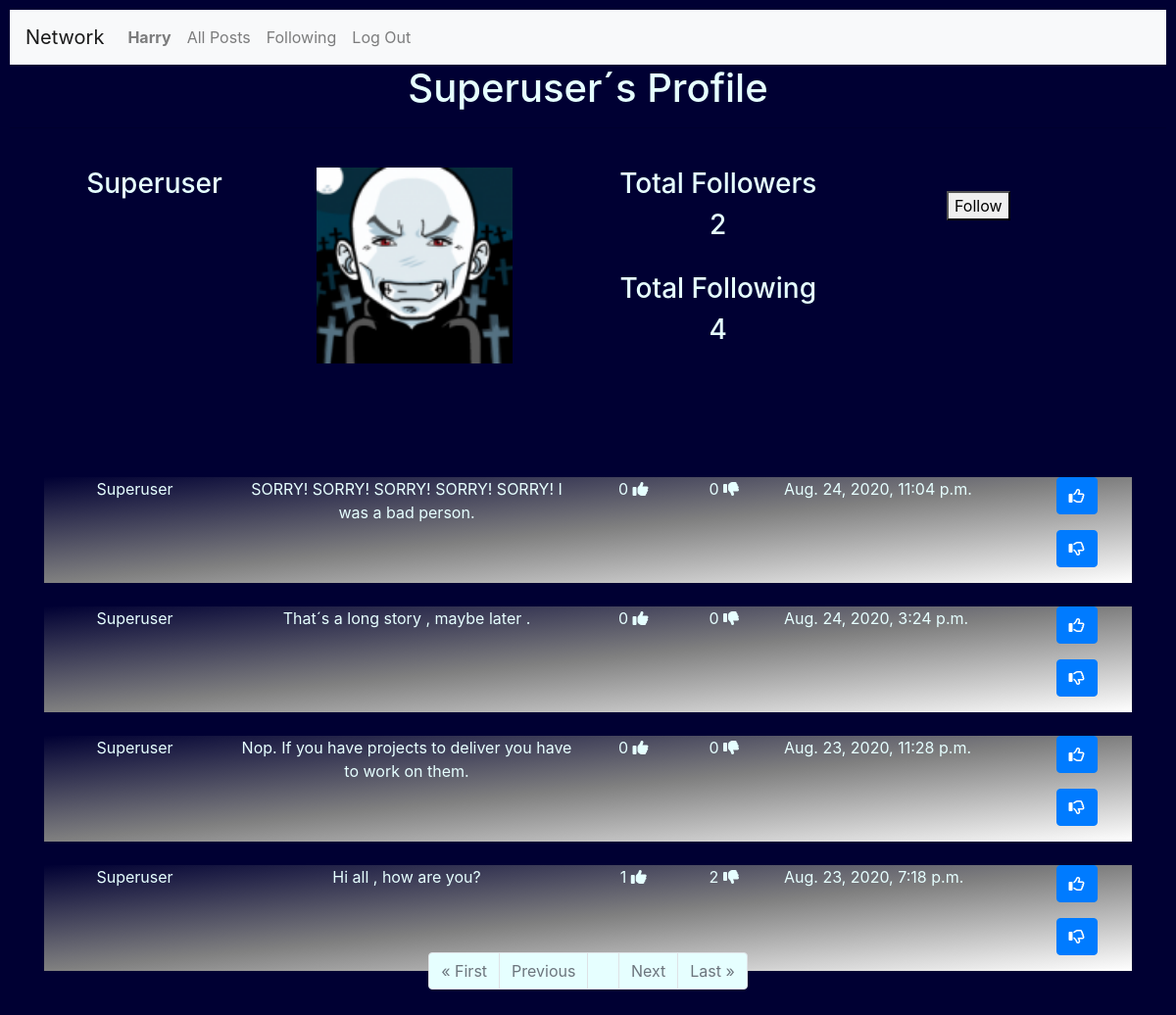
The app's page /profile/superuser (signed in), older data.
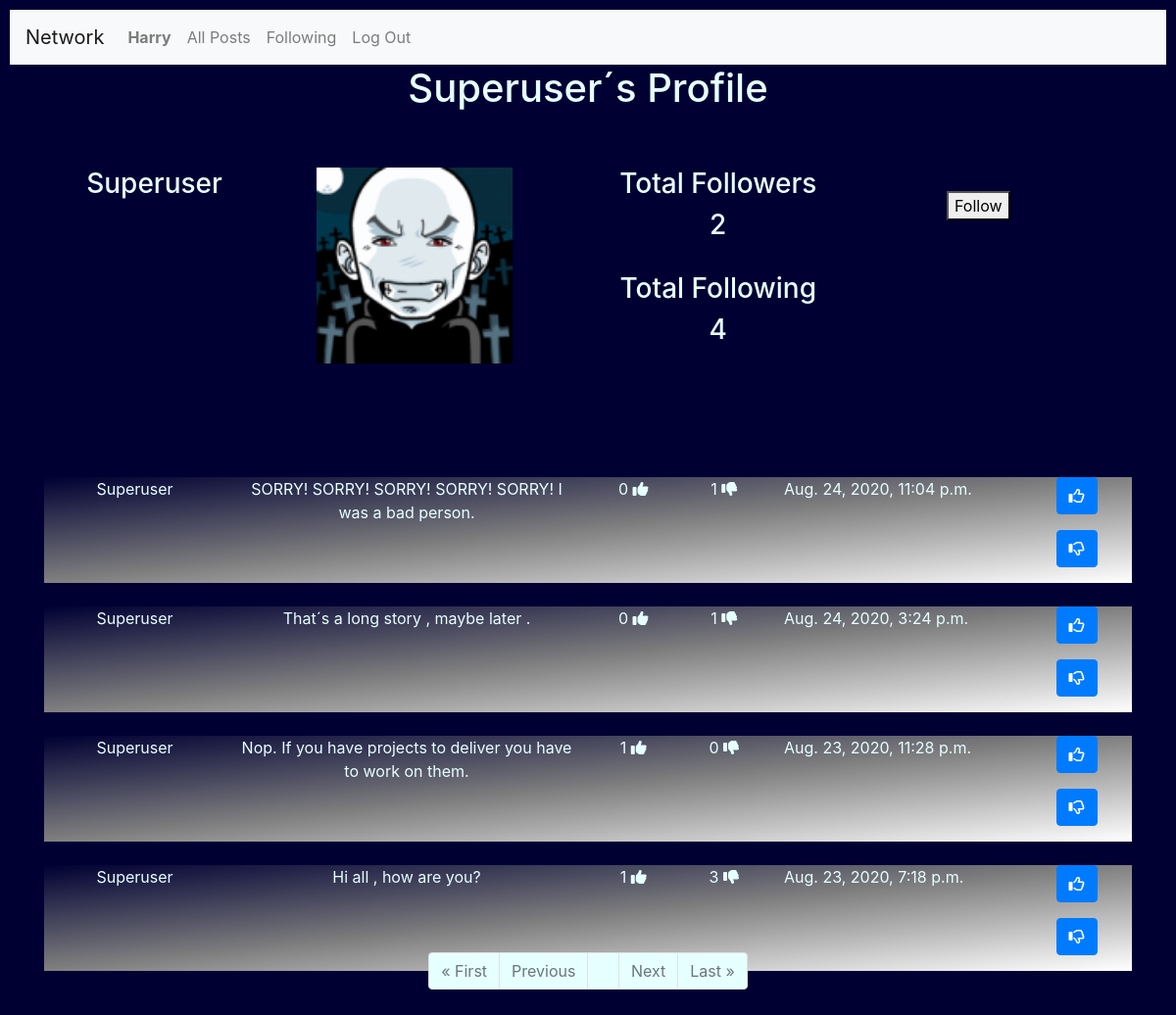
The same page, newer data.
### network/models.py (models this page shows, shortened)
class User(AbstractUser):
    pass

class Profile(models.Model):
    User = models.ForeignKey('User', on_delete = models.CASCADE)
    Follower = models.ManyToManyField('User', blank=True, related_name="Followers")  #seguidores
    Following = models.ManyToManyField('User',blank=True, related_name= "Following")  #seguindo
    Avatar = models.ImageField(upload_to="media", blank=True)

class Posts(models.Model):
    User = models.ForeignKey('User', on_delete = models.CASCADE)
    Post = models.TextField(max_length=255)
    Date = models.DateTimeField(auto_now_add=True)
    Likes = models.IntegerField(blank=True, null=True)
    Unlikes = models.IntegerField(blank=True, null=True)

### network/views.py (the view)
# urls.py: path("profile/<str:username>",views.profile, name="profile"),
@login_required
@csrf_exempt
def profile(request,username):
    if request.user.is_authenticated:
        profile= []
        UserPosts = []
        TFollowers = 0
        TFollowing = 0
        searchuser = username
        userid = User.objects.filter(username=searchuser).values('id')
        print("inside profile")
        for u in userid:
            User_id = int(u['id'])
        print(userid, User_id )
        profile = Profile.objects.filter(User=User_id )
        UserPosts = Posts.objects.filter(User=User_id).order_by('-Date')
        for FS in profile:
            TFollowers = FS.Follower.all().count() #total followers
            UFollowers = FS.Follower.all() #followers names
        for FG in profile:
            TFollowing = FG.Following.all().count() #total following
            UFollowing = FG.Following.all() #following names
        if request.user.id == User_id:
            ShowFollowornot = "no"
        else:
            ShowFollowornot = "yes"
        if request.user in UFollowers:
           btnfollow = "Unfollow"
        else:
            btnfollow = "Follow"
        paginator = Paginator(UserPosts, 10)
        page_number = request.GET.get('page')
        page_itens = paginator.get_page(page_number)
        context={
            "User":searchuser,
            "Profiles":profile,
            "TotalFollowers":TFollowers,
            "TotalFollowing":TFollowing,
            "ShowFollowornot" :ShowFollowornot,
            "btnfollow" : btnfollow,
            "UserFollowers":UFollowers,
            "Userfollowing":UFollowing ,
            "page_obj": page_itens,
            "UserEdit" : request.user.username,
        }
        return render(request, "network/profile.html", context)
    else:
        context={
            "Message": "Please Login or join our Network",
        }
        return render(request, "network/login.html", context)

### network/templates/network/profile.html (shortened to what this page needs)
{% extends "network/layout.html" %}
{% load static %}
{% block body %}
  <h1>{{ User|title }}´s Profile</h1>
  <hr>
  <div class="form-group" >
      <form >
      {% for P  in Profiles %}
            <div class="container" style="border:#004d00; width:90%" >
                 <br>
                 <div class="row"  width="1700px" style="text-align: center;">
                      <div class="col-lg-2" >
                           <h3>{{P.User |title}}</h3>
                      </div>
                      <div class="col-lg-4">
                           <img src=" {{P.Avatar.url}} "  width="200" style="text-align: center;" alt={{P.Avatar}}>
                      </div>
                       <div class="col-lg-3" style="text-align: center;">
                            <h3>Total Followers    </h3>
                            <h3 >{{TotalFollowers}} </h3>
                            <br>
                            <h3>Total Following    </h3>
                            <h3>{{TotalFollowing}} </h3>
                        </div>
                        {% if ShowFollowornot == "yes" %}
                               <div class="col-lg-3"  id="Follow" style="text-align: center;">
                                    <br>
                                    <button type="Submit" id="follow_me"  value={{btnfollow}} > {{btnfollow}}   </button>
                                    <br>
                               </div>
                        {% endif %}
              </div>
            </div>
      {% endfor %}
    </form>
</div>
<div class="container" style="border:#004d00; width:100%">
    {%for Post in page_obj %}
        <div class="container" style="position:relative; top:100px;background-image: linear-gradient(to top left, white, gray,	 #000033 );">
              <div class="row">
                  <div class="col-lg-2" style="text-align: center;">
                    <p> {{ Post.User |title }} </p>
                  </div>
                  <div class="col-lg-4" style="text-align: center;">
                        <div id="divpost-{{Post.id}}">
                            <p id={{Post.id}}> {{Post.Post}} </p>
                        </div>
                  </div>
                  <div class="col-lg-1" style="text-align: center;">
                        {% if Post.Likes == None%}
                               <p> 0 <i class="fas fa-thumbs-up"></i></p>
                        {% else %}
                               <p> {{ Post.Likes  }}  <i class="fas fa-thumbs-up"></i></p>
                        {% endif %}
                   </div>
                   <div class="col-lg-1" style="text-align: center;">
                        {% if Post.Unlikes == None%}
                              <p> 0 <i class="fas fa-thumbs-down"></i></p>
                        {% else %}
                              <p> {{ Post.Unlikes }}  <i class="fas fa-thumbs-down"></i></p>
                        {% endif %}
                   </div>
                   <div class="col-lg-3">
                             <p> {{Post.Date}} </p>
                   </div>
                   <div class="col-lg-1">
                     <p> <button class="btn btn-primary" id="likes-{{Post.id}}" onclick="likepost({{Post.id}})">
                          <i class="far fa-thumbs-up"></i>
                         </button></p>
                     <p> <button class="btn btn-primary" id="unlikes-{{Post.id}}" onclick="unlikepost({{Post.id}})">
                            <i class="far fa-thumbs-down"></i>
                         </button></p>
                   </div>
              </div>
        </div>
        <br>
    {% endfor %}
    <br>
    <hr>
    <form>
       <div class="container" >
          <ul class="pagination justify-content-center"  >
              {% if page_obj.has_previous %}
                        <li class="page-item"><a href="?page=1" class="page-link" style="background-color:#e6ffff;">&laquo; First</a></li>
                        <li class="page-item"><a href="?page={{ page_obj.previous_page_number }}" class="page-link" style="background-color:#e6ffff;">Previous</a></li>
              {% else %}
                    <li class="page-item disabled"><a class="page-link" style="background-color:#e6ffff;">&laquo; First</a></li>
                    <li class="page-item disabled"><a class="page-link" style="background-color:#e6ffff;">Previous</a></li>
              {% endif %}
              {% if page_obj.number %}
                    <li class="page-item"><a class="page-link" style="background-color:#e6ffff;">{{ page_obj.number }}</a></li>
              {% else %}
                    <li class="page-item"><a class="page-link" style="background-color:#e6ffff;">0</a></li>
              {% endif %}
              {% if page_obj.has_next %}
                    <li class="page-item"><a href="?page={{ page_obj.next_page_number }}" class="page-link" style="background-color:#e6ffff;">Next</a></li>
                    <li class="page-item"><a href="?page={{ page_obj.paginator.num_pages }}" class="page-link" style="background-color:#e6ffff;">Last &raquo;</a></li>
              {% else %}
                    <li class="page-item disabled"><a class="page-link" style="background-color:#e6ffff;">Next</a></li>
                    <li class="page-item disabled"><a class="page-link" style="background-color:#e6ffff;">Last &raquo;</a></li>
              {% endif %}
        </ul>
      </div>
    </form>
</div>
{% endblock %}

### network/templates/network/layout.html (shortened to what this page needs)
{% load static %}
<!DOCTYPE html>
<html lang="en">
    <head>
        <link rel="stylesheet" href="https://stackpath.bootstrapcdn.com/bootstrap/4.4.1/css/bootstrap.min.css">
        <link rel="stylesheet" href="https://cdnjs.cloudflare.com/ajax/libs/font-awesome/4.7.0/css/font-awesome.min.css">
        <link href="{% static 'network/styles.css' %}" rel="stylesheet">
    </head>
    <body>
        <nav class="navbar navbar-expand-lg navbar-light bg-light" >
            <a class="navbar-brand" href="#">Network</a>
            <div style="color : #000033;">
              <ul class="navbar-nav mr-auto">
                {% if user.is_authenticated %}
                    <li class="nav-item">
                        <a class="nav-link" href="{% url 'network:profile' user.username  %}"><strong>{{ user.username |title}}</strong></a>
                    </li>
                {% endif %}
                <li class="nav-item">
                  <a class="nav-link" href="{% url 'network:index' %}">All Posts</a>
                </li>
                {% if user.is_authenticated %}
                    <li class="nav-item">
                        <a class="nav-link" href="{% url 'network:following' %}">Following</a>
                    </li>
                    <li class="nav-item">
                        <a class="nav-link" href="{% url 'network:logout' %}">Log Out</a>
                    </li>
                {% endif %}
              </ul>
            </div>
          </nav>
        <div class="body">
            {% block body %}
            {% endblock %}
        </div>
    </body>
</html>

### network/static/network/styles.css (style rules this page uses)
body { padding: 10px; color: #e6ffff ; background-color: #000033; background-position: center; background-repeat: no-repeat; background-size: cover; height: 100%; width: 100%; }
h1 { text-align: center; }

Row changes from the older to the newer data that the page shows:
changed Posts "SORRY! SORRY! SORRY! SORRY! SORRY! I was a bad person.": Unlikes (not shown) → "1"; no longer shows "0"
changed Posts "That´s a long story , maybe later .": Unlikes (not shown) → "1"; no longer shows "0"
changed Posts "Nop. If you have projects to deliver you have to work on them.": Likes (not shown) → "1"; no longer shows "0"
changed Posts "Hi all , how are you?": Unlikes "2" → "3"
